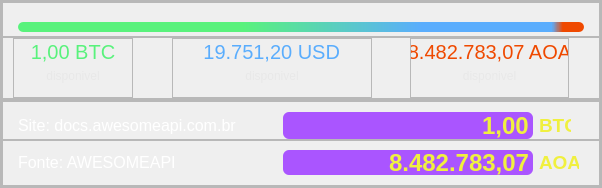
              <widget class="QFrame" name="frame_5">
               <property name="frameShape">
                <enum>QFrame::StyledPanel</enum>
               </property>
               <property name="frameShadow">
                <enum>QFrame::Raised</enum>
               </property>
               <layout class="QVBoxLayout" name="verticalLayout_27">
                <property name="spacing">
                 <number>0</number>
                </property>
                <property name="leftMargin">
                 <number>0</number>
                </property>
                <property name="topMargin">
                 <number>0</number>
                </property>
                <property name="rightMargin">
                 <number>0</number>
                </property>
                <property name="bottomMargin">
                 <number>0</number>
                </property>
                <item>
                 <widget class="QFrame" name="frame_18">
                  <property name="frameShape">
                   <enum>QFrame::StyledPanel</enum>
                  </property>
                  <property name="frameShadow">
                   <enum>QFrame::Raised</enum>
                  </property>
                  <layout class="QVBoxLayout" name="verticalLayout_42">
                   <property name="spacing">
                    <number>0</number>
                   </property>
                   <property name="leftMargin">
                    <number>0</number>
                   </property>
                   <property name="topMargin">
                    <number>0</number>
                   </property>
                   <property name="rightMargin">
                    <number>0</number>
                   </property>
                   <property name="bottomMargin">
                    <number>0</number>
                   </property>
                   <item>
                    <widget class="QFrame" name="frame_19">
                     <property name="minimumSize">
                      <size>
                       <width>0</width>
                       <height>35</height>
                      </size>
                     </property>
                     <property name="maximumSize">
                      <size>
                       <width>16777215</width>
                       <height>35</height>
                      </size>
                     </property>
                     <property name="frameShape">
                      <enum>QFrame::StyledPanel</enum>
                     </property>
                     <property name="frameShadow">
                      <enum>QFrame::Raised</enum>
                     </property>
                     <layout class="QVBoxLayout" name="verticalLayout_43">
                      <property name="spacing">
                       <number>0</number>
                      </property>
                      <property name="leftMargin">
                       <number>15</number>
                      </property>
                      <property name="topMargin">
                       <number>15</number>
                      </property>
                      <property name="rightMargin">
                       <number>15</number>
                      </property>
                      <property name="bottomMargin">
                       <number>0</number>
                      </property>
                      <item>
                       <widget class="QProgressBar" name="progressBar_1">
                        <property name="maximumSize">
                         <size>
                          <width>16777215</width>
                          <height>10</height>
                         </size>
                        </property>
                        <property name="styleSheet">
                         <string notr="true">QProgressBar::chunk{
background-color: qlineargradient(spread:pad, x1:0, y1:1, x2:1, y2:1, stop:0.395765 rgba(89, 242, 124, 255), stop:0.711726 rgba(90, 173, 253, 255), stop:0.941368 rgba(90, 173, 253, 255), stop:0.960912 rgba(239, 73, 0, 255));
border-radius:5px;}

QProgressBar{
border-radius:5px;
}</string>
                        </property>
                        <property name="value">
                         <number>100</number>
                        </property>
                        <property name="textVisible">
                         <bool>false</bool>
                        </property>
                        <property name="invertedAppearance">
                         <bool>true</bool>
                        </property>
                       </widget>
                      </item>
                     </layout>
                    </widget>
                   </item>
                   <item>
                    <widget class="QFrame" name="frame_21">
                     <property name="frameShape">
                      <enum>QFrame::StyledPanel</enum>
                     </property>
                     <property name="frameShadow">
                      <enum>QFrame::Raised</enum>
                     </property>
                     <layout class="QHBoxLayout" name="horizontalLayout_19">
                      <property name="spacing">
                       <number>0</number>
                      </property>
                      <property name="leftMargin">
                       <number>10</number>
                      </property>
                      <property name="topMargin">
                       <number>0</number>
                      </property>
                      <property name="rightMargin">
                       <number>30</number>
                      </property>
                      <property name="bottomMargin">
                       <number>0</number>
                      </property>
                      <item>
                       <widget class="QFrame" name="frame_22">
                        <property name="minimumSize">
                         <size>
                          <width>120</width>
                          <height>60</height>
                         </size>
                        </property>
                        <property name="maximumSize">
                         <size>
                          <width>120</width>
                          <height>60</height>
                         </size>
                        </property>
                        <property name="frameShape">
                         <enum>QFrame::StyledPanel</enum>
                        </property>
                        <property name="frameShadow">
                         <enum>QFrame::Raised</enum>
                        </property>
                        <layout class="QVBoxLayout" name="verticalLayout_44">
                         <property name="spacing">
                          <number>0</number>
                         </property>
                         <property name="leftMargin">
                          <number>0</number>
                         </property>
                         <property name="topMargin">
                          <number>0</number>
                         </property>
                         <property name="rightMargin">
                          <number>0</number>
                         </property>
                         <item>
                          <widget class="QLabel" name="label_2">
                           <property name="font">
                            <font>
                             <pointsize>15</pointsize>
                            </font>
                           </property>
                           <property name="styleSheet">
                            <string notr="true">color: rgb(89, 242, 124);</string>
                           </property>
                           <property name="text">
                            <string>1,00 BTC</string>
                           </property>
                           <property name="alignment">
                            <set>Qt::AlignCenter</set>
                           </property>
                          </widget>
                         </item>
                         <item>
                          <widget class="QLabel" name="label">
                           <property name="styleSheet">
                            <string notr="true">color: rgb(232, 232, 232);</string>
                           </property>
                           <property name="text">
                            <string>disponivel</string>
                           </property>
                           <property name="alignment">
                            <set>Qt::AlignCenter</set>
                           </property>
                          </widget>
                         </item>
                        </layout>
                       </widget>
                      </item>
                      <item>
                       <spacer name="horizontalSpacer_6">
                        <property name="orientation">
                         <enum>Qt::Horizontal</enum>
                        </property>
                        <property name="sizeHint" stdset="0">
                         <size>
                          <width>6</width>
                          <height>20</height>
                         </size>
                        </property>
                       </spacer>
                      </item>
                      <item>
                       <widget class="QFrame" name="frame_23">
                        <property name="minimumSize">
                         <size>
                          <width>200</width>
                          <height>0</height>
                         </size>
                        </property>
                        <property name="maximumSize">
                         <size>
                          <width>200</width>
                          <height>16777215</height>
                         </size>
                        </property>
                        <property name="frameShape">
                         <enum>QFrame::StyledPanel</enum>
                        </property>
                        <property name="frameShadow">
                         <enum>QFrame::Raised</enum>
                        </property>
                        <layout class="QVBoxLayout" name="verticalLayout_45">
                         <property name="spacing">
                          <number>0</number>
                         </property>
                         <property name="leftMargin">
                          <number>0</number>
                         </property>
                         <property name="topMargin">
                          <number>0</number>
                         </property>
                         <property name="rightMargin">
                          <number>0</number>
                         </property>
                         <item alignment="Qt::AlignHCenter">
                          <widget class="QLabel" name="label_10">
                           <property name="font">
                            <font>
                             <pointsize>15</pointsize>
                            </font>
                           </property>
                           <property name="styleSheet">
                            <string notr="true">color: rgb(90, 173, 253);</string>
                           </property>
                           <property name="text">
                            <string>19.751,20 USD</string>
                           </property>
                           <property name="alignment">
                            <set>Qt::AlignRight|Qt::AlignTrailing|Qt::AlignVCenter</set>
                           </property>
                          </widget>
                         </item>
                         <item>
                          <widget class="QLabel" name="label_3">
                           <property name="styleSheet">
                            <string notr="true">color: rgb(232, 232, 232);</string>
                           </property>
                           <property name="text">
                            <string>disponivel</string>
                           </property>
                           <property name="alignment">
                            <set>Qt::AlignCenter</set>
                           </property>
                          </widget>
                         </item>
                        </layout>
                       </widget>
                      </item>
                      <item>
                       <spacer name="horizontalSpacer_7">
                        <property name="orientation">
                         <enum>Qt::Horizontal</enum>
                        </property>
                        <property name="sizeHint" stdset="0">
                         <size>
                          <width>6</width>
                          <height>20</height>
                         </size>
                        </property>
                       </spacer>
                      </item>
                      <item>
                       <widget class="QFrame" name="frame_24">
                        <property name="maximumSize">
                         <size>
                          <width>250</width>
                          <height>16777215</height>
                         </size>
                        </property>
                        <property name="frameShape">
                         <enum>QFrame::StyledPanel</enum>
                        </property>
                        <property name="frameShadow">
                         <enum>QFrame::Raised</enum>
                        </property>
                        <layout class="QVBoxLayout" name="verticalLayout_46">
                         <property name="spacing">
                          <number>0</number>
                         </property>
                         <property name="leftMargin">
                          <number>0</number>
                         </property>
                         <property name="topMargin">
                          <number>0</number>
                         </property>
                         <property name="rightMargin">
                          <number>0</number>
                         </property>
                         <item>
                          <widget class="QLabel" name="label_15">
                           <property name="minimumSize">
                            <size>
                             <width>157</width>
                             <height>0</height>
                            </size>
                           </property>
                           <property name="maximumSize">
                            <size>
                             <width>157</width>
                             <height>16777215</height>
                            </size>
                           </property>
                           <property name="font">
                            <font>
                             <pointsize>15</pointsize>
                            </font>
                           </property>
                           <property name="styleSheet">
                            <string notr="true">color: rgb(239, 73, 0);</string>
                           </property>
                           <property name="text">
                            <string>8.482.783,07 AOA</string>
                           </property>
                           <property name="alignment">
                            <set>Qt::AlignCenter</set>
                           </property>
                          </widget>
                         </item>
                         <item>
                          <widget class="QLabel" name="label_14">
                           <property name="styleSheet">
                            <string notr="true">color: rgb(232, 232, 232);</string>
                           </property>
                           <property name="text">
                            <string>disponivel</string>
                           </property>
                           <property name="alignment">
                            <set>Qt::AlignCenter</set>
                           </property>
                          </widget>
                         </item>
                        </layout>
                       </widget>
                      </item>
                     </layout>
                    </widget>
                   </item>
                  </layout>
                 </widget>
                </item>
                <item>
                 <widget class="QFrame" name="frame_15">
                  <property name="frameShape">
                   <enum>QFrame::StyledPanel</enum>
                  </property>
                  <property name="frameShadow">
                   <enum>QFrame::Raised</enum>
                  </property>
                  <layout class="QVBoxLayout" name="verticalLayout_47">
                   <property name="spacing">
                    <number>0</number>
                   </property>
                   <property name="leftMargin">
                    <number>0</number>
                   </property>
                   <property name="topMargin">
                    <number>0</number>
                   </property>
                   <property name="rightMargin">
                    <number>0</number>
                   </property>
                   <property name="bottomMargin">
                    <number>0</number>
                   </property>
                   <item>
                    <widget class="QFrame" name="frame_27">
                     <property name="frameShape">
                      <enum>QFrame::StyledPanel</enum>
                     </property>
                     <property name="frameShadow">
                      <enum>QFrame::Raised</enum>
                     </property>
                     <layout class="QHBoxLayout" name="horizontalLayout_29">
                      <property name="leftMargin">
                       <number>15</number>
                      </property>
                      <property name="topMargin">
                       <number>10</number>
                      </property>
                      <property name="rightMargin">
                       <number>28</number>
                      </property>
                      <property name="bottomMargin">
                       <number>0</number>
                      </property>
                      <item>
                       <widget class="QLabel" name="site">
                        <property name="font">
                         <font>
                          <pointsize>12</pointsize>
                         </font>
                        </property>
                        <property name="styleSheet">
                         <string notr="true">color: rgb(255, 255, 255);</string>
                        </property>
                        <property name="text">
                         <string>Site: docs.awesomeapi.com.br</string>
                        </property>
                        <property name="alignment">
                         <set>Qt::AlignLeading|Qt::AlignLeft|Qt::AlignVCenter</set>
                        </property>
                       </widget>
                      </item>
                      <item>
                       <spacer name="horizontalSpacer">
                        <property name="orientation">
                         <enum>Qt::Horizontal</enum>
                        </property>
                        <property name="sizeHint" stdset="0">
                         <size>
                          <width>40</width>
                          <height>20</height>
                         </size>
                        </property>
                       </spacer>
                      </item>
                      <item>
                       <widget class="QLineEdit" name="bitcoin_LEdit">
                        <property name="minimumSize">
                         <size>
                          <width>250</width>
                          <height>27</height>
                         </size>
                        </property>
                        <property name="maximumSize">
                         <size>
                          <width>190</width>
                          <height>27</height>
                         </size>
                        </property>
                        <property name="font">
                         <font>
                          <pointsize>18</pointsize>
                          <bold>true</bold>
                         </font>
                        </property>
                        <property name="styleSheet">
                         <string notr="true">QLineEdit{
	color: rgb(240, 240, 63);
	background-color: rgb(170, 85, 255);
	border-radius: 6px;
}
QLineEdit:hover{
border: 2px solid rgb(153, 76, 229);
}

QLineEdit:focus{
border: 2px solid rgb(90, 173, 253)
}</string>
                        </property>
                        <property name="text">
                         <string>1,00</string>
                        </property>
                        <property name="alignment">
                         <set>Qt::AlignRight|Qt::AlignTrailing|Qt::AlignVCenter</set>
                        </property>
                       </widget>
                      </item>
                      <item>
                       <widget class="QLabel" name="label_20">
                        <property name="minimumSize">
                         <size>
                          <width>32</width>
                          <height>20</height>
                         </size>
                        </property>
                        <property name="maximumSize">
                         <size>
                          <width>32</width>
                          <height>20</height>
                         </size>
                        </property>
                        <property name="font">
                         <font>
                          <pointsize>14</pointsize>
                          <bold>true</bold>
                         </font>
                        </property>
                        <property name="styleSheet">
                         <string notr="true">color: rgb(240, 240, 63);</string>
                        </property>
                        <property name="text">
                         <string>BTC</string>
                        </property>
                        <property name="alignment">
                         <set>Qt::AlignLeading|Qt::AlignLeft|Qt::AlignVCenter</set>
                        </property>
                       </widget>
                      </item>
                     </layout>
                    </widget>
                   </item>
                   <item>
                    <widget class="QFrame" name="frame_26">
                     <property name="frameShape">
                      <enum>QFrame::StyledPanel</enum>
                     </property>
                     <property name="frameShadow">
                      <enum>QFrame::Raised</enum>
                     </property>
                     <layout class="QHBoxLayout" name="horizontalLayout_30">
                      <property name="leftMargin">
                       <number>15</number>
                      </property>
                      <property name="rightMargin">
                       <number>20</number>
                      </property>
                      <property name="bottomMargin">
                       <number>10</number>
                      </property>
                      <item>
                       <widget class="QLabel" name="font">
                        <property name="font">
                         <font>
                          <pointsize>12</pointsize>
                         </font>
                        </property>
                        <property name="styleSheet">
                         <string notr="true">color: rgb(255, 255, 255);</string>
                        </property>
                        <property name="text">
                         <string>Fonte: AWESOMEAPI</string>
                        </property>
                        <property name="alignment">
                         <set>Qt::AlignLeading|Qt::AlignLeft|Qt::AlignVCenter</set>
                        </property>
                       </widget>
                      </item>
                      <item>
                       <spacer name="horizontalSpacer_2">
                        <property name="orientation">
                         <enum>Qt::Horizontal</enum>
                        </property>
                        <property name="sizeHint" stdset="0">
                         <size>
                          <width>100</width>
                          <height>20</height>
                         </size>
                        </property>
                       </spacer>
                      </item>
                      <item>
                       <widget class="QLineEdit" name="bitcoin_aoa_LEdit">
                        <property name="minimumSize">
                         <size>
                          <width>250</width>
                          <height>25</height>
                         </size>
                        </property>
                        <property name="maximumSize">
                         <size>
                          <width>250</width>
                          <height>25</height>
                         </size>
                        </property>
                        <property name="font">
                         <font>
                          <pointsize>18</pointsize>
                          <bold>true</bold>
                         </font>
                        </property>
                        <property name="styleSheet">
                         <string notr="true">QLineEdit{
	color: rgb(240, 240, 63);
	background-color: rgb(170, 85, 255);
	border-radius: 6px;
}
QLineEdit:hover{
border: 2px solid  rgb(153, 76, 229);
}

QLineEdit:focus{
border: 2px solid rgb(90, 173, 253);
}</string>
                        </property>
                        <property name="text">
                         <string>8.482.783,07</string>
                        </property>
                        <property name="alignment">
                         <set>Qt::AlignRight|Qt::AlignTrailing|Qt::AlignVCenter</set>
                        </property>
                       </widget>
                      </item>
                      <item>
                       <widget class="QLabel" name="label_22">
                        <property name="minimumSize">
                         <size>
                          <width>40</width>
                          <height>20</height>
                         </size>
                        </property>
                        <property name="maximumSize">
                         <size>
                          <width>40</width>
                          <height>20</height>
                         </size>
                        </property>
                        <property name="font">
                         <font>
                          <pointsize>14</pointsize>
                          <bold>true</bold>
                         </font>
                        </property>
                        <property name="styleSheet">
                         <string notr="true">color: rgb(240, 240, 63);</string>
                        </property>
                        <property name="text">
                         <string>AOA</string>
                        </property>
                        <property name="alignment">
                         <set>Qt::AlignLeading|Qt::AlignLeft|Qt::AlignVCenter</set>
                        </property>
                       </widget>
                      </item>
                     </layout>
                    </widget>
                   </item>
                  </layout>
                 </widget>
                </item>
               </layout>
              </widget>
